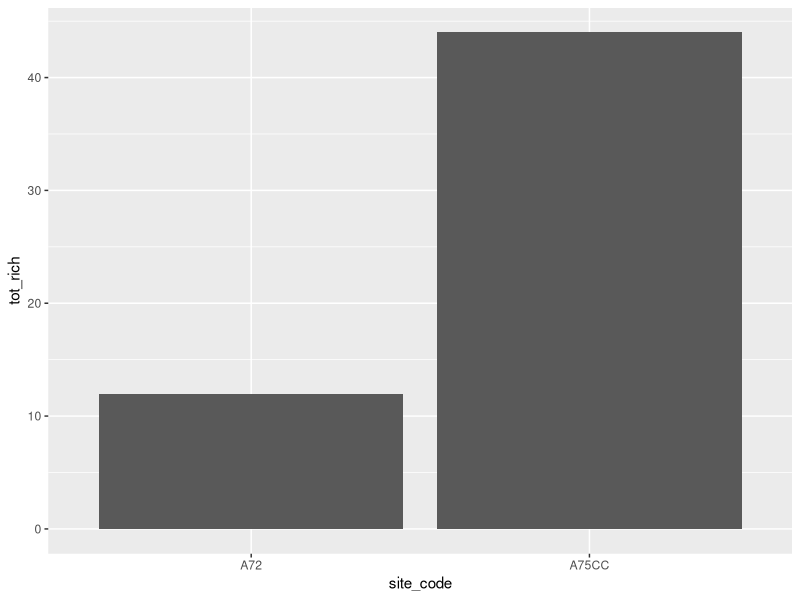
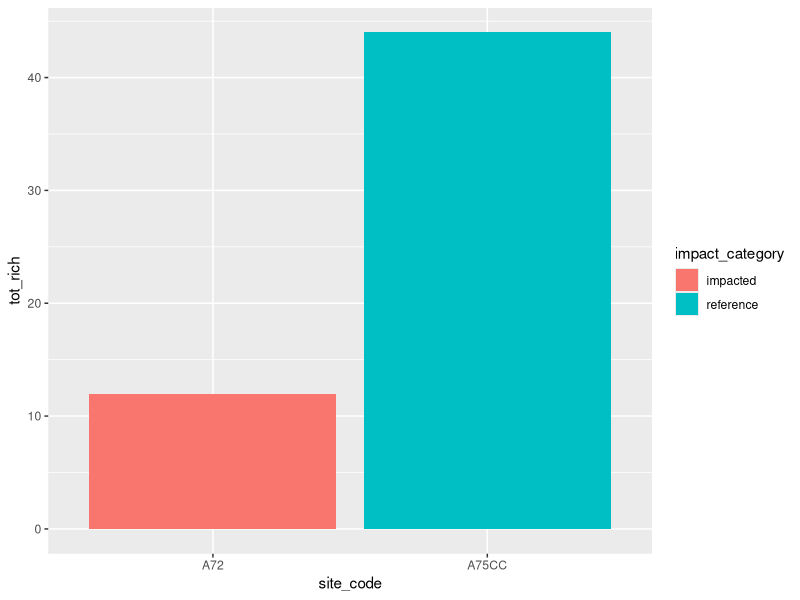
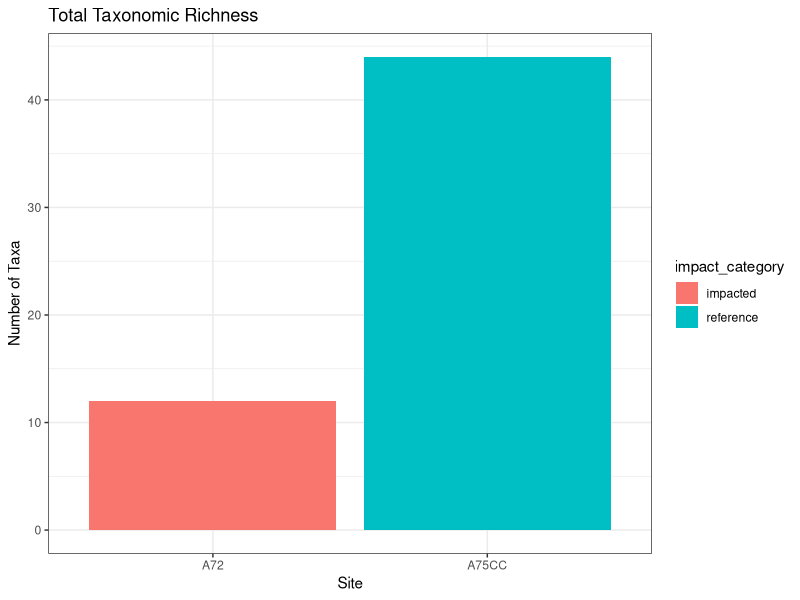
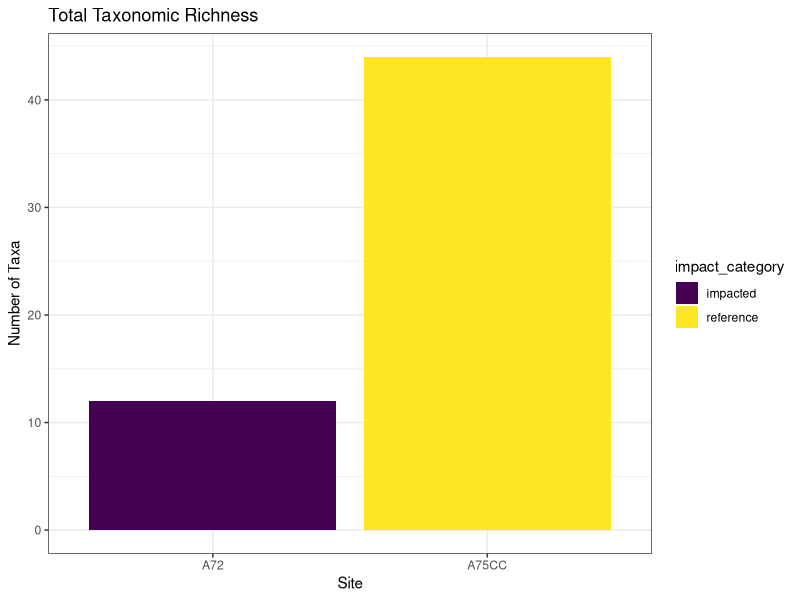
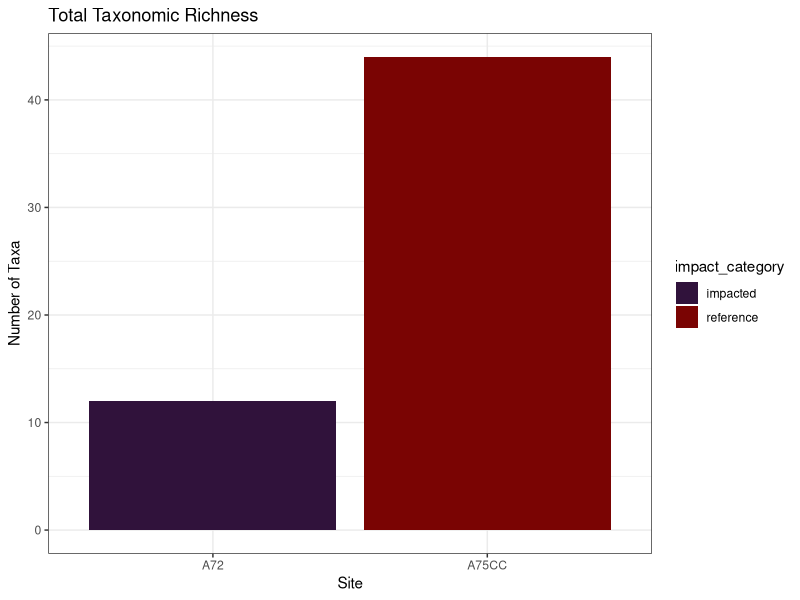
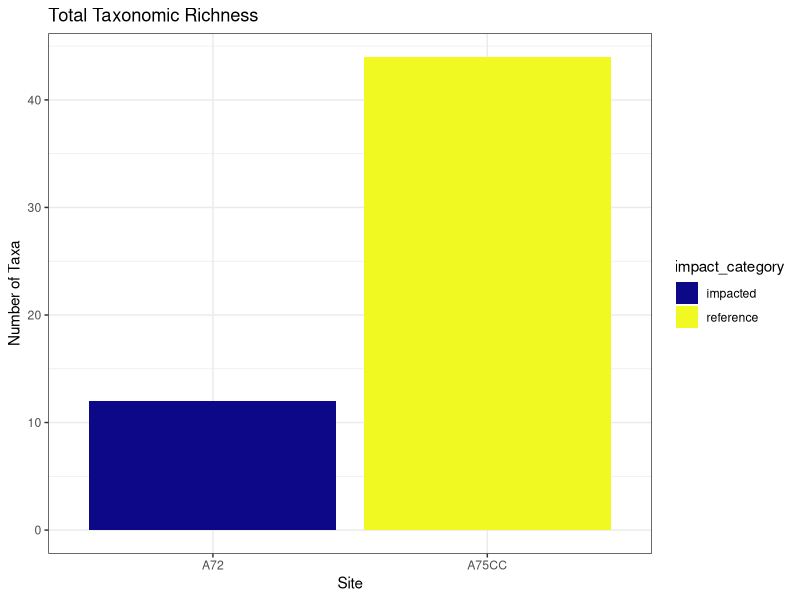
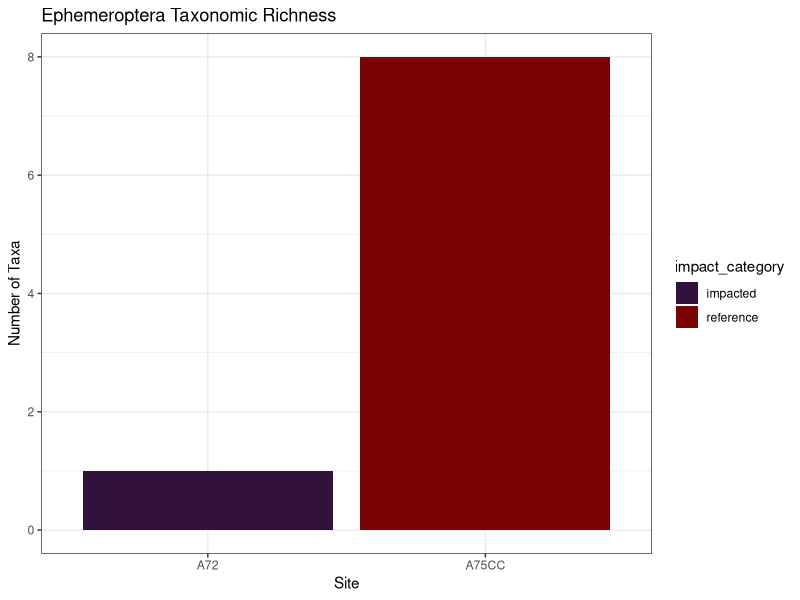

These charts were generated, in order, by the following R code:
## ---- chunk 1
knitr::opts_chunk$set(echo = TRUE)
library(readxl)
library(tidyverse)

site1 <- read_excel(here::here("data/MMI_HW_data.xlsx"),
                    sheet = "A75CC")
site2 <- read_excel(here::here("data/MMI_HW_data.xlsx"),
                    sheet = "A72")
taxa_info <- read_excel(here::here("data/MMI_HW_data.xlsx"),
                        sheet = "taxa_info")

site_info <- read_excel(here::here("data/MMI_HW_data.xlsx"),
                        sheet = "site_info")
## ---- chunk 2
head(site1)
head(taxa_info)
## ---- chunk 3
site_taxa <- left_join(site1, taxa_info)
head(site_taxa)
## ---- chunk 4
site_taxa|>
  distinct(site_code, Taxon) |>
  group_by(site_code) |>
  summarize(tot_rich = n())
## ---- chunk 5
total_rich <- site_taxa|>
  distinct(site_code, Taxon) |>
  group_by(site_code) |>
  summarize(tot_rich = n())

total_rich
## ---- chunk 6
site_taxa %>%
  filter(Order == "Ephemeroptera")
## ---- chunk 7
site_taxa %>%
  filter(Order != "Ephemeroptera")
## ---- chunk 8
site_taxa %>%
  filter(Order == "Ephemeroptera")
## ---- chunk 9
ephem_rich <- site_taxa %>%
  filter(Order == "Ephemeroptera") |>
  distinct(site_code, Taxon) |>
  group_by(site_code) |>
  summarize(E_rich = n())
ephem_rich
## ---- chunk 10
single_results <- left_join(total_rich, ephem_rich)
single_results
## ---- chunk 11
site_taxa %>%
  filter(Order == "Ephemeroptera" |
           Order == "Plecoptera")
## ---- chunk 12
site_taxa %>%
  filter(Order == "Ephemeroptera" |
           Order == "Plecoptera" |
           Order == "Trichoptera")
## ---- chunk 13
ept_rich <- site_taxa %>%
  filter(Order == "Ephemeroptera" |
           Order == "Plecoptera" |
           Order == "Trichoptera") |>
  distinct(site_code, Taxon) |>
  group_by(site_code) |>
  summarize(EPT_rich = n())
ept_rich
## ---- chunk 14
single_results <- left_join(single_results, ept_rich)
single_results
## ---- chunk 15
site1 |> 
  select(site_code, Taxon, Count) |>
  mutate(tot_n = sum(Count))
## ---- chunk 16
site1 |> 
  select(site_code, Taxon, Count) |>
  mutate(tot_n = sum(Count),
         pi = Count / tot_n)
## ---- chunk 17
site1 |> 
  select(site_code, Taxon, Count) |>
  mutate(tot_n = sum(Count),
         pi = Count / tot_n,
         ln_pi = log(pi),
         pi_ln_pi = pi*ln_pi)
## ---- chunk 18
shannon <- site1 |> 
  select(site_code, Taxon, Count) |>
  mutate(tot_n = sum(Count),
         pi = Count / tot_n,
         ln_pi = log(pi),
         pi_ln_pi = pi*ln_pi) |>
  group_by(site_code) |>
  summarize(H = -sum(pi_ln_pi))
shannon
## ---- chunk 19
single_results <- left_join(single_results, shannon)
single_results
## ---- chunk 20
site_taxa |>
  select(site_code, Order, Count) |>
  mutate(tot_n = sum(Count)) |>
  filter(Order == "Ephemeroptera" |
           Order == "Plecoptera" |
           Order == "Trichoptera")
## ---- chunk 21
site_taxa |>
  select(site_code, Order, Count) |>
  mutate(tot_n = sum(Count)) |>
  filter(Order == "Ephemeroptera" |
           Order == "Plecoptera" |
           Order == "Trichoptera") |>
  group_by(site_code, tot_n) |>
  summarize(ept_n = sum(Count)) 
## ---- chunk 22
site_taxa |>
  select(site_code, Order, Count) |>
  mutate(tot_n = sum(Count)) |>
  filter(Order == "Ephemeroptera" |
           Order == "Plecoptera" |
           Order == "Trichoptera") |>
  group_by(site_code, tot_n) |>
  summarize(ept_n = sum(Count)) |>
  mutate(ept_percent_ind = ept_n / tot_n)
## ---- chunk 23
ept_ind <- site_taxa |>
  select(site_code, Order, Count) |>
  mutate(tot_n = sum(Count)) |>
  filter(Order == "Ephemeroptera" |
           Order == "Plecoptera" |
           Order == "Trichoptera") |>
  group_by(site_code, tot_n) |>
  summarize(ept_n = sum(Count)) |>
  mutate(ept_percent_ind = ept_n / tot_n) |>
  select(site_code, ept_percent_ind)
ept_ind
## ---- chunk 24
single_results <- left_join(single_results, ept_ind)
single_results
## ---- chunk 25
head(site2)
## ---- chunk 26
dim(site1) # note that output is number of rows and columns, in that order
dim(site2)
two_sites <- bind_rows(site1, site2)
dim(two_sites)
head(two_sites)

## ---- chunk 27
two_sites <- left_join(two_sites, taxa_info)
head(two_sites)
## ---- chunk 28
total_rich <- two_sites|>
  distinct(site_code, Taxon) |>
  group_by(site_code) |>
  summarize(tot_rich = n())

total_rich
## ---- chunk 29
ephem_rich <- two_sites %>%
  filter(Order == "Ephemeroptera") |>
  distinct(site_code, Taxon) |>
  group_by(site_code) |>
  summarize(E_rich = n())
ephem_rich

ept_ind <- two_sites |>
  select(site_code, Order, Count) |>
  mutate(tot_n = sum(Count)) |>
  filter(Order == "Ephemeroptera" |
           Order == "Plecoptera" |
           Order == "Trichoptera") |>
  group_by(site_code, tot_n) |>
  summarize(ept_n = sum(Count)) |>
  mutate(ept_percent_ind = ept_n / tot_n) |>
  select(site_code, ept_percent_ind)
ept_ind

two_sites_results <- left_join(total_rich, ephem_rich)
two_sites_results <- left_join(two_sites_results, ept_ind)
two_sites_results
## ---- chunk 30
ggplot(two_sites_results,
       aes(x = site_code,
           y = tot_rich)) +
  geom_bar(stat = "identity")
## ---- chunk 31
two_sites_results <- left_join(two_sites_results, site_info)

ggplot(two_sites_results,
       aes(x = site_code,
           y = tot_rich,
           fill = impact_category)) +
  geom_bar(stat = "identity")
## ---- chunk 32
ggplot(two_sites_results,
       aes(x = site_code,
           y = tot_rich,
           fill = impact_category)) +
  geom_bar(stat = "identity") +
  labs( title = "Total Taxonomic Richness", 
        x = "Site", 
        y = "Number of Taxa") +
  theme_bw()
## ---- chunk 33
ggplot(two_sites_results,
       aes(x = site_code,
           y = tot_rich,
           fill = impact_category)) +
  geom_bar(stat = "identity") +
  labs( title = "Total Taxonomic Richness", 
        x = "Site", 
        y = "Number of Taxa") +
  theme_bw() +
  scale_fill_viridis_d()
## ---- chunk 34
ggplot(two_sites_results,
       aes(x = site_code,
           y = tot_rich,
           fill = impact_category)) +
  geom_bar(stat = "identity") +
  labs( title = "Total Taxonomic Richness", 
        x = "Site", 
        y = "Number of Taxa") +
  theme_bw() +
  scale_fill_viridis_d(option = "H")

ggplot(two_sites_results,
       aes(x = site_code,
           y = tot_rich,
           fill = impact_category)) +
  geom_bar(stat = "identity") +
  labs( title = "Total Taxonomic Richness", 
        x = "Site", 
        y = "Number of Taxa") +
  theme_bw() +
  scale_fill_viridis_d(option = "plasma")
## ---- chunk 35
ggplot(two_sites_results,
       aes(x = site_code,
           y = E_rich,
           fill = impact_category)) +
  geom_bar(stat = "identity") +
  labs( title = "Ephemeroptera Taxonomic Richness", 
        x = "Site", 
        y = "Number of Taxa") +
  theme_bw() +
  scale_fill_viridis_d(option = "H")
